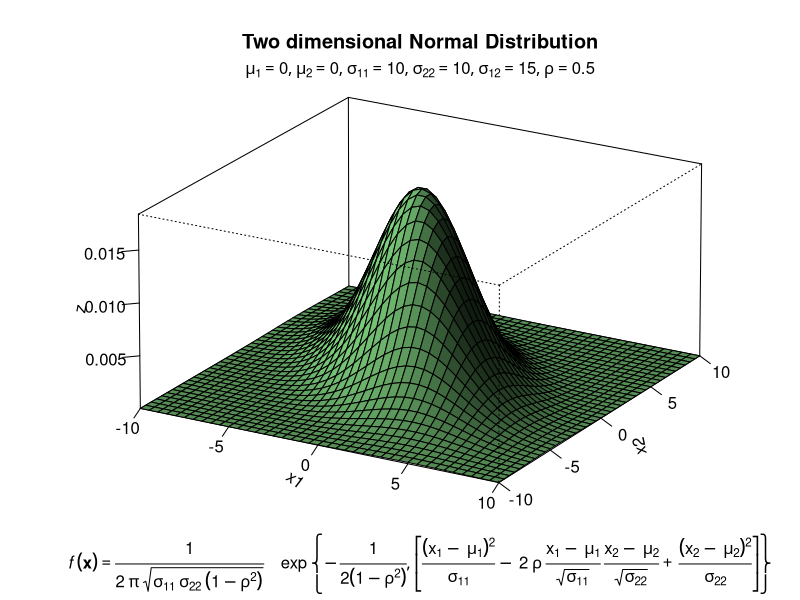

This figure's R source:
mu1<-0 # setting the expected value of x1
mu2<-0 # setting the expected value of x2
s11<-10 # setting the variance of x1
s12<-15 # setting the covariance between x1 and x2
s22<-10 # setting the variance of x2
rho<-0.5 # setting the correlation coefficient between x1 and x2
x1<-seq(-10,10,length=41) # generating the vector series x1
x2<-x1 # copying x1 to x2
#
f<-function(x1,x2){
	term1 <- 1/(2*pi*sqrt(s11*s22*(1-rho^2)))
	term2 <- -1/(2*(1-rho^2))
	term3 <- (x1-mu1)^2/s11
	term4 <- (x2-mu2)^2/s22
	term5 <- -2*rho*((x1-mu1)*(x2-mu2))/(sqrt(s11)*sqrt(s22))
	term1*exp(term2*(term3+term4-term5))
} # setting up the function of the multivariate normal density
#
z<-outer(x1,x2,f) # calculating the density values
#
persp(x1, x2, z, 
      main="Two dimensional Normal Distribution", 
      sub=expression(italic(f)~(bold(x))==frac(1,2~pi~sqrt(sigma[11]~
                     sigma[22]~(1-rho^2)))~phantom(0)~exp~bgroup("{",
	             list(-frac(1,2(1-rho^2)), 
	             bgroup("[", frac((x[1]~-~mu[1])^2, sigma[11])~-~2~rho~frac(x[1]~-~mu[1],
	             sqrt(sigma[11]))~ frac(x[2]~-~mu[2],sqrt(sigma[22]))~+~ 
	             frac((x[2]~-~mu[2])^2, sigma[22]),"]")),"}")),
      col="lightgreen", 
      theta=30, phi=20, 
      r=50, 
      d=0.1, 
      expand=0.5, 
      ltheta=90, lphi=180, 
      shade=0.75, 
      ticktype="detailed", 
      nticks=5) # produces the 3-D plot
# adding a text line to the graph
mtext(expression(list(mu[1]==0,mu[2]==0,sigma[11]==10,sigma[22]==10,sigma[12]==15,rho==0.5)), side=3) 
